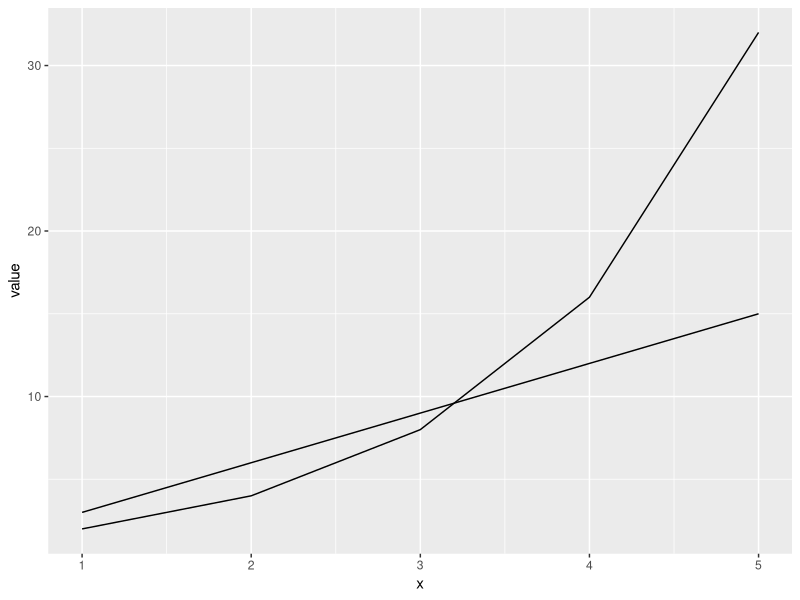

Recreate this plot in R.
x <- c(1,2,3,4,5) # This is creates a vector in variable x
y <- 3 * x        # This is creates a vector in variable y
y1 <- 2 ** x      # This is creates a vector in variable y1
x
y
y1
df <- data.frame(x, y, y1) # This creates an R Data Frame from the three vectors
df
require(reshape2)
mdf <- melt(df, id.vars = "x", measure.vars = c("y", "y1"))
mdf
require(ggplot2)
ggplot(mdf, aes(x=x, y=value, legend=variable)) + geom_line()
